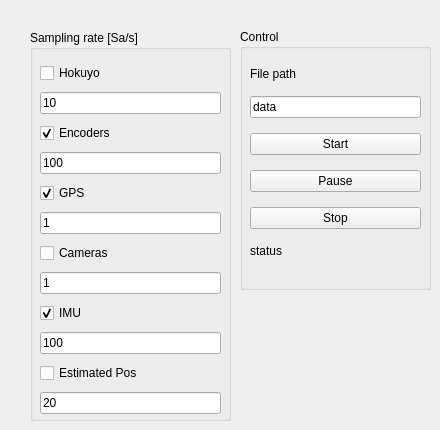
    <widget class="QWidget" name="recordTab">
     <attribute name="title">
      <string>Recording</string>
     </attribute>
     <widget class="QGroupBox" name="saRateGroupBox">
      <property name="geometry">
       <rect>
        <x>30</x>
        <y>30</y>
        <width>201</width>
        <height>391</height>
       </rect>
      </property>
      <property name="title">
       <string>Sampling rate [Sa/s]</string>
      </property>
      <widget class="QWidget" name="verticalLayoutWidget">
       <property name="geometry">
        <rect>
         <x>10</x>
         <y>30</y>
         <width>181</width>
         <height>362</height>
        </rect>
       </property>
       <layout class="QVBoxLayout" name="verticalLayout">
        <item>
         <widget class="QCheckBox" name="includeHokuyoCheckBox">
          <property name="text">
           <string>Hokuyo</string>
          </property>
          <property name="checkable">
           <bool>true</bool>
          </property>
          <property name="checked">
           <bool>false</bool>
          </property>
         </widget>
        </item>
        <item>
         <widget class="QLineEdit" name="saRateHokuyoLineEdit">
          <property name="text">
           <string>10</string>
          </property>
         </widget>
        </item>
        <item>
         <widget class="QCheckBox" name="includeEncodersCheckBox">
          <property name="text">
           <string>Encoders</string>
          </property>
          <property name="checked">
           <bool>true</bool>
          </property>
         </widget>
        </item>
        <item>
         <widget class="QLineEdit" name="saRateEncodersLineEdit">
          <property name="text">
           <string>100</string>
          </property>
         </widget>
        </item>
        <item>
         <widget class="QCheckBox" name="includeGpsCheckBox">
          <property name="text">
           <string>GPS</string>
          </property>
          <property name="checked">
           <bool>true</bool>
          </property>
         </widget>
        </item>
        <item>
         <widget class="QLineEdit" name="saRateGpsLineEdit">
          <property name="text">
           <string>1</string>
          </property>
         </widget>
        </item>
        <item>
         <widget class="QCheckBox" name="includeCamerasCheckBox">
          <property name="text">
           <string>Cameras</string>
          </property>
          <property name="checked">
           <bool>false</bool>
          </property>
         </widget>
        </item>
        <item>
         <widget class="QLineEdit" name="saRateCamerasLineEdit">
          <property name="text">
           <string>1</string>
          </property>
         </widget>
        </item>
        <item>
         <widget class="QCheckBox" name="includeImuCheckBox">
          <property name="text">
           <string>IMU</string>
          </property>
          <property name="checked">
           <bool>true</bool>
          </property>
         </widget>
        </item>
        <item>
         <widget class="QLineEdit" name="saRateImuLineEdit">
          <property name="text">
           <string>100</string>
          </property>
         </widget>
        </item>
        <item>
         <widget class="QCheckBox" name="includeEstimatedPosCheckBox">
          <property name="text">
           <string>Estimated Pos</string>
          </property>
         </widget>
        </item>
        <item>
         <widget class="QLineEdit" name="saRateEstimatedPosLineEdit">
          <property name="text">
           <string>20</string>
          </property>
         </widget>
        </item>
       </layout>
      </widget>
     </widget>
     <widget class="QGroupBox" name="groupBox_2">
      <property name="geometry">
       <rect>
        <x>240</x>
        <y>29</y>
        <width>191</width>
        <height>261</height>
       </rect>
      </property>
      <property name="title">
       <string>Control</string>
      </property>
      <widget class="QWidget" name="verticalLayoutWidget_2">
       <property name="geometry">
        <rect>
         <x>10</x>
         <y>29</y>
         <width>171</width>
         <height>211</height>
        </rect>
       </property>
       <layout class="QVBoxLayout" name="verticalLayout_2">
        <item>
         <widget class="QLabel" name="label_17">
          <property name="sizePolicy">
           <sizepolicy hsizetype="Preferred" vsizetype="Fixed">
            <horstretch>0</horstretch>
            <verstretch>0</verstretch>
           </sizepolicy>
          </property>
          <property name="text">
           <string>File path</string>
          </property>
         </widget>
        </item>
        <item>
         <widget class="QLineEdit" name="recPathLineEdit">
          <property name="text">
           <string>data</string>
          </property>
         </widget>
        </item>
        <item>
         <widget class="QPushButton" name="startRecButton">
          <property name="text">
           <string>Start</string>
          </property>
         </widget>
        </item>
        <item>
         <widget class="QPushButton" name="pauseResumeRecButton">
          <property name="text">
           <string>Pause</string>
          </property>
         </widget>
        </item>
        <item>
         <widget class="QPushButton" name="stopRecButon">
          <property name="text">
           <string>Stop</string>
          </property>
         </widget>
        </item>
        <item>
         <widget class="QLabel" name="recStatusLabel">
          <property name="sizePolicy">
           <sizepolicy hsizetype="Preferred" vsizetype="Fixed">
            <horstretch>0</horstretch>
            <verstretch>0</verstretch>
           </sizepolicy>
          </property>
          <property name="text">
           <string>status</string>
          </property>
         </widget>
        </item>
       </layout>
      </widget>
     </widget>
    </widget>
